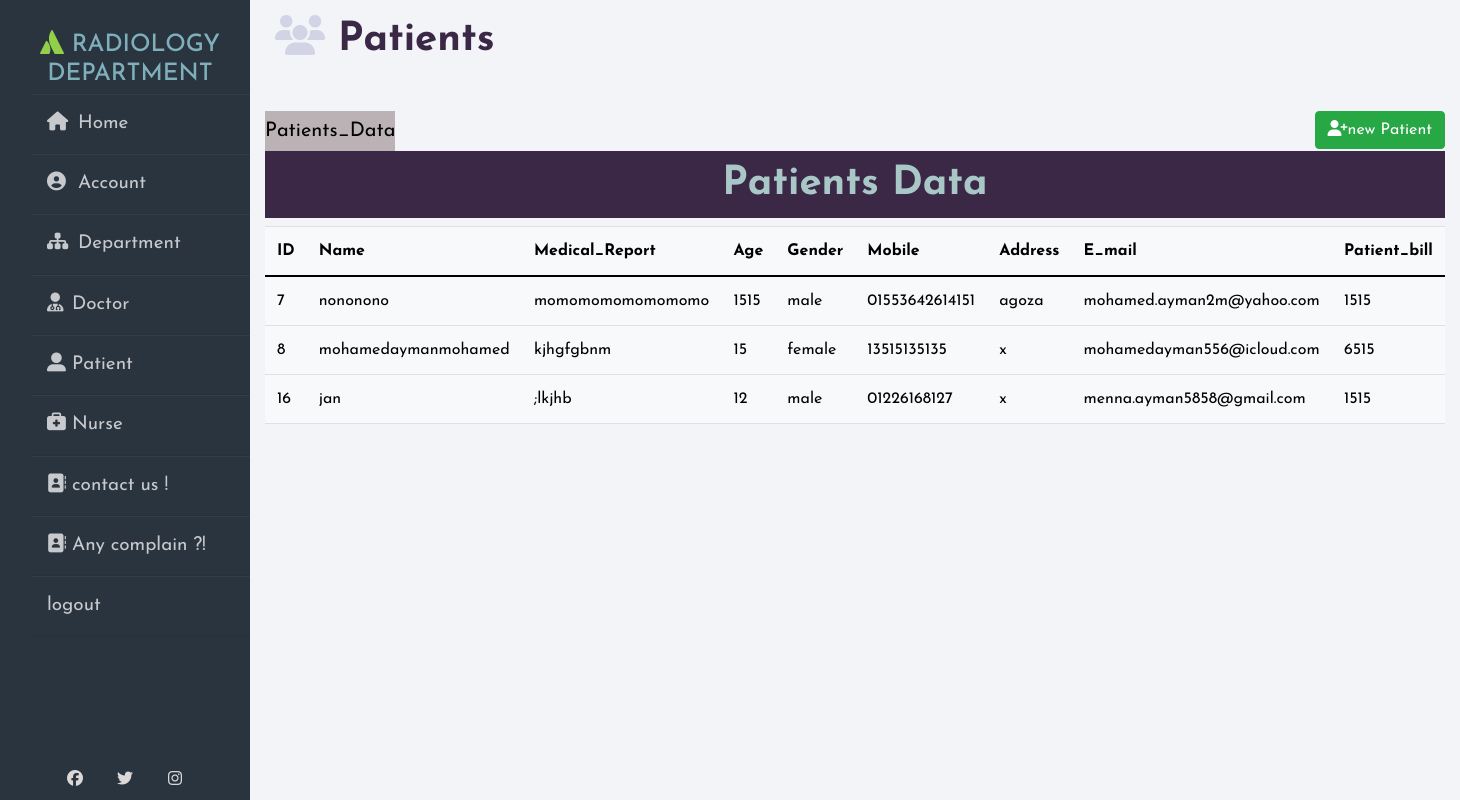
Page /patients_data/ (signed in) on the committed database.
### myhospital/models.py (models this page shows, shortened)
class patient(models.Model):
    user = models.ForeignKey(
        User, on_delete=models.CASCADE, primary_key=True)
    name = models.CharField(max_length=50)
    gender =models.CharField(max_length=50)
    age = models.PositiveSmallIntegerField()
    medical_report = models.TextField()
    email = models.CharField(max_length=255)
    address = models.CharField(max_length=255)
    phone = models.CharField(max_length=20)
    patient_bill = models.PositiveIntegerField()

class User(AbstractUser):
    is_patient = models.BooleanField(default=False)
    is_doctor = models.BooleanField(default=False)
    is_nurse = models.BooleanField(default=False)

### myhospital/views.py (the view)
# urls.py: path('patients_data/', Render_patients_data, name='patients_data'),
@login_required
def Render_patients_data(request):
    patients_data = patient.objects.all()
    template = loader.get_template('patientsData.html')
    context = {"patients_data":patients_data}
    return HttpResponse(template.render(context, request))

### myhospital/templates/patientsData.html (shortened to what this page needs)
{% extends 'base.html' %}
{% load static %}
{% block main %}
      <h1> <i class="fas fa-users"></i> Patients</h1>
      <br>
        <div class="container-fluid" >
          {% if request.user.is_nurse %}
          <a class="navbar-brand" href="{% url 'patients_data' %}" style="color:black; background-color: rgba(55, 25, 25 ,0.3);">Patients_Data</a>
          {% endif %}
                <a class="btn btn-success bnt-lg float-right" href="{% url 'patient_signup' %}" role="button"><i class="fas fa-user-plus"></i>new
                  Patient</a>
      <h1
        style="background-color: rgb(58, 40, 70); color: rgb(170, 199, 199); text-align: center; text-decoration: linen; padding-top: 0.25cm;padding-bottom:0.25cm; font-variant-east-asian: ruby;">
        Patients Data</h1>
      <table class="table  table-light table-hover">
        <thead>
          <tr>
            <th scope="col">ID</th>
            <th scope="col">Name</th>
            <th scope="col">Medical_Report</th>
            <th scope="col">Age</th>
            <th scope="col">Gender</th>
            <th scope="col">Mobile</th>
            <th scope="col">Address</th>
            <th scope="col">E_mail</th>
            <th scope="col">Patient_bill</th>
          </tr>
        </thead>
        <tbody>
          {% for data in patients_data %}
          <tr>
            <td>{{data.user.id}}</td>
            <td>{{data.name}}</td>
            <td>{{data.medical_report}}</td>
            <td>{{data.age}}</td>
            <td>{{data.gender}}</td>
            <td>{{data.phone}}</td>
            <td>{{data.address}}</td>
            <td>{{data.email}}</td>
            <td>{{data.patient_bill}}</td>
          </tr>
          {% endfor %}
        </tbody>
      </table>
{% endblock %}

### hospital/static/css/style.css (style rules this page uses)
* { margin: 0; padding:0; box-sizing: border-box; list-style: none; text-decoration: none; font-family: 'Josefin Sans', sans-serif; }
body { background: #f3f4f7; }
.wrapper .main-content h1 { color:rgb(58, 40, 70); padding-top: 15px; padding-bottom: 15px; font-weight: bold; }
.wrapper .main-content h1 .fas { color:rgba(146, 147, 192, 0.342); padding-left: 25px; }

### rows in the picture
patient: user.id "7", name "nononono", medical_report "momomomomomomomo", age "1515", gender "male", phone "01553642614151", address "agoza", email "mohamed.ayman2m@yahoo.com", patient_bill "1515"
patient: user.id "8", name "mohamedaymanmohamed", medical_report "kjhgfgbnm", age "15", gender "female", phone "13515135135", address "x", email "mohamedayman556@icloud.com", patient_bill "6515"
patient: user.id "16", name "jan", medical_report ";lkjhb", age "12", gender "male", phone "01226168127", address "x", email "menna.ayman5858@gmail.com", patient_bill "1515"
